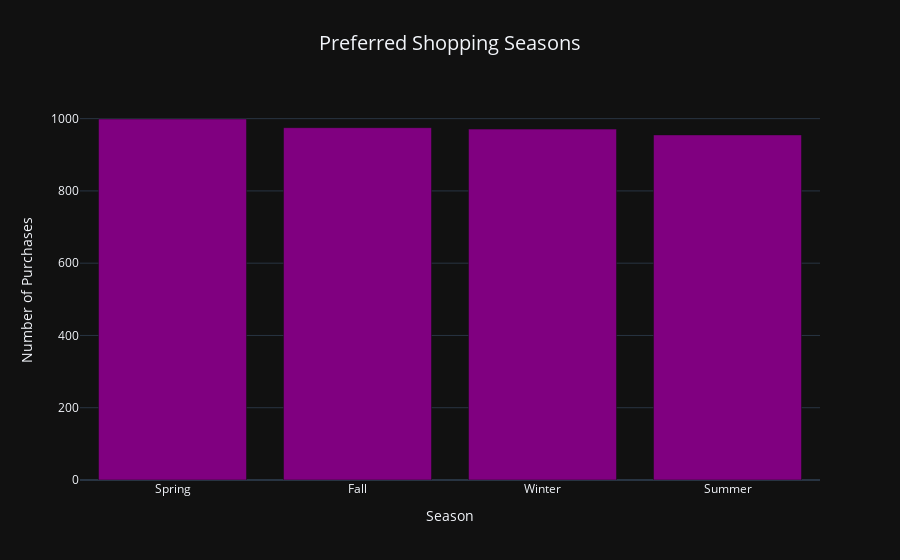

Here is the notebook cell this chart was saved with:
### Markdown cell above
### Shopping Season Preference

### Code cell
season_counts = data['Season'].value_counts().reset_index()
season_counts.columns = ['Season', 'Count']

# Bar chart for shopping season preference
fig = px.bar(
    season_counts,
    x='Season',
    y='Count',
    title="Preferred Shopping Seasons",
    template='plotly_dark',
    color_discrete_sequence=['purple']
)
fig.update_layout(
    title=dict(font=dict(size=20), x=0.5),
    xaxis_title="Season",
    yaxis_title="Number of Purchases"
)
fig.show()

### Figure 1 — Plotly figure (JSON) as saved in the notebook; plotly's stock layout.template omitted (floating-point values rounded to 4 significant figures)
{"data": [{"alignmentgroup": "True", "hovertemplate": "Season=%{x}<br>Count=%{y}<extra></extra>", "legendgroup": "", "marker": {"color": "purple", "pattern": {"shape": ""}}, "name": "", "offsetgroup": "", "orientation": "v", "showlegend": false, "textposition": "auto", "type": "bar", "x": ["Spring", "Fall", "Winter", "Summer"], "xaxis": "x", "y": [999, 975, 971, 955], "yaxis": "y"}], "layout": {"autosize": true, "barmode": "relative", "legend": {"tracegroupgap": 0}, "title": {"font": {"size": 20}, "text": "Preferred Shopping Seasons", "x": 0.5}, "xaxis": {"anchor": "y", "autorange": true, "domain": [0, 1], "range": [-0.5, 3.5], "title": {"text": "Season"}, "type": "category"}, "yaxis": {"anchor": "x", "autorange": true, "domain": [0, 1], "range": [0, 1052.0], "title": {"text": "Number of Purchases"}, "type": "linear"}}}
